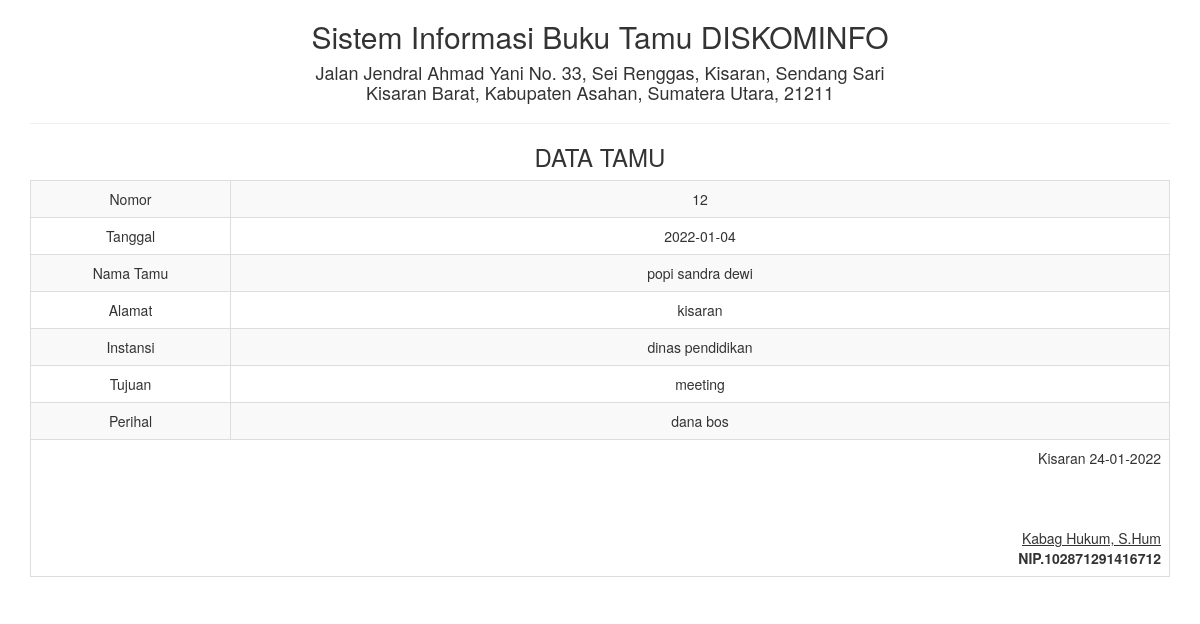
/report/bukutamu_satu.php?id=12, run on the app's committed database.
### tables this page shows
CREATE TABLE `tb_tamu` (
  `id` int(5) NOT NULL,
  `tanggal` date NOT NULL,
  `nama` varchar(50) NOT NULL,
  `alamat` varchar(50) NOT NULL,
  `instansi` varchar(50) NOT NULL,
  `tujuan` varchar(100) NOT NULL,
  `perihal` varchar(50) NOT NULL
);

### report/bukutamu_satu.php (the view, shortened to what this page needs)
<!DOCTYPE html>
<html>
    <head>
        <link href="../Assets/css/bootstrap.min.css" rel="stylesheet" type="text/css"/>
    </head>
    <body onload="print()">
        <?php
        include '../config/koneksi.php';
        $sql = "SELECT * FROM tb_tamu WHERE id='" . $_GET ['id'] . "'";
        $query = mysqli_query($koneksi, $sql) or die("SQL Detail error");
        $data = mysqli_fetch_array($query);
        ?>
        <div class="container">
            <div class='row'>
                <div class="col-sm-12">
                    <div class="text-center">
                        <h2>Sistem Informasi Buku Tamu DISKOMINFO </h2>
                        <h4>Jalan Jendral Ahmad Yani No. 33, Sei Renggas, Kisaran, Sendang Sari <br> Kisaran Barat, Kabupaten Asahan, Sumatera Utara, 21211</h4>
                        <hr>
                        <h3>DATA TAMU</h3>
                        <table class="table table-bordered table-striped table-hover">
                            <tbody>
								<tr>
                                    <td>Nomor</td> <td><?= $data['id'] ?></td>
                                </tr>
                                <tr>
                                    <td width="200">Tanggal</td> <td><?= $data['tanggal'] ?></td>
                                </tr>
                                <tr>
                                    <td>Nama Tamu</td> <td><?= $data['nama'] ?></td>
                                </tr>
								<tr>
                                    <td>Alamat</td> <td><?= $data['alamat'] ?></td>
                                </tr>
								<tr>
                                    <td>Instansi</td> <td><?= $data['instansi'] ?></td>
                                </tr>
								<tr>
                                    <td>Tujuan</td> <td><?= $data['tujuan'] ?></td>
                                </tr>
                                <tr>
                                    <td>Perihal</td> <td><?= $data['perihal'] ?></td>
                                </tr>
                            </tbody>
                            <tfoot>
                                <tr>
                                    <td colspan="2" class="text-right">
                                        Kisaran  <?= date("d-m-Y") ?>
                                        <br><br><br><br>
                                        <u>Kabag Hukum, S.Hum<strong></u><br>
                                        NIP.102871291416712
									</td>
								</tr>
							</tfoot>
                        </table>
                    </div>
                </div>
            </div>
    </body>
</html>

### data on the page
tb_tamu: id "12", tanggal "2022-01-04", nama "popi sandra dewi", alamat "kisaran", instansi "dinas pendidikan", tujuan "meeting", perihal "dana bos"
